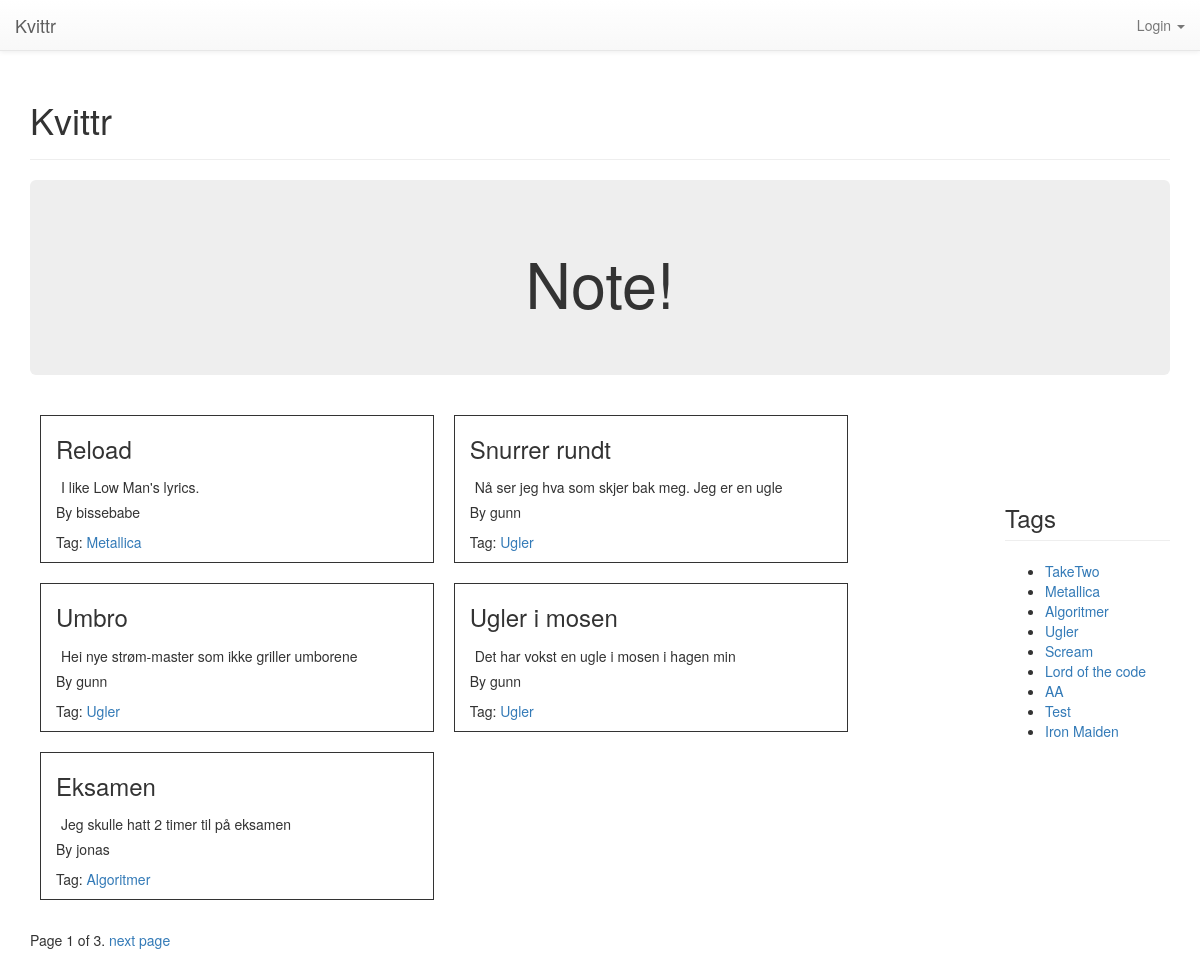
The page / on the database its author committed.
### notes/models.py (models this page shows, shortened)
class Note(models.Model):
	label = models.CharField(max_length = 30)
	body = models.TextField()
	timestamp = models.DateTimeField(auto_now_add=True)
	tags = models.ManyToManyField('Tag', related_name='notes')
	author = models.ForeignKey(User)
	num_likes = models.PositiveIntegerField(default=0)

class Tag(models.Model):
	label = models.CharField(max_length = 30)
	slug = models.SlugField(max_length=30)
	def __unicode__(self):
		return self.label

### kvittr/views.py (the view)
# urls.py: url(r'^$', home_view, name='home'),
def home_view(request):
	notes = Note.objects.all().order_by('-timestamp')
	page_number = request.GET.get('page')
	paginator = Paginator(notes, 5)
	try:
		notes = paginator.page(page_number)
	except PageNotAnInteger:
		notes = paginator.page(1)
	except EmptyPage:
		notes = paginator.page(paginator.num_pages)
	tags = Tag.objects.all()
	context = {
		'notes': notes,
		'tags': tags
		}
	return render(request, 'home.html', context)

### templates/home.html (shortened to what this page needs)
{% extends 'base.html' %}
{% block pagecontent %}
<div class="jumbotron">
	<h1 align="center">Note!</h1>
</div>
<div class="row">
{% if user.is_authenticated %}
	<div class="col-sm-10">
		{% if notes%}
			{% for note in notes %}
				<div class="col-sm-5" style="border: 1px solid; margin: 10px;">
					<h3 class="page-header"> <a href="{% url 'notes:detailnote' %}?id={{note.id}}">{{ note.label }}</a></h3>
					<div style="padding: 5px;">
						<p>{{ note.body }}</p>
					</div>
					{% for tag in note.tags.all %}
						<p>Tag: <a href="{% url 'notes:tagsearch' slug=tag.slug %}">{{tag}}</a></p>
					{% endfor %}
					<div>
						<p style="float: left;">By {{ note.author }}</p>
						{% if note and note.author == request.user %}
							<a style="float: right;" href="{% url 'notes:addnote' %}?id={{note.id}}">Edit Note</a>
						{% endif %}
					</div>
				</div>
			{% endfor %}
		{% else %}
			<div class="col-sm-12">
				<h3>No notes yet</h3>
			</div>
		{% endif %}
	</div>
	<div class="col-sm-2">
		<h3 class="page-header">Tags</h3>
		<ul>
			{% if tags %}
				{% for tag in tags %}
					<li>
						<a href="{% url 'notes:tagsearch' slug=tag.slug %}">{{tag}}</a>
					</li>
				{% endfor %}
			{% else %}
				<div class="alert alert-warning">No tags yet</div>
			{% endif %}
		</ul>
	</div>
{% else %}
	<div class="col-sm-10">
		{% if notes%}
			{% for note in notes %}
				<div class="col-sm-5" style="border: 1px solid; margin: 10px;">
					<h3> {{ note.label }}</h3>
					<div style="padding: 5px;">
						{{ note.body }}
					</div>
					<p style="float: left;">By {{ note.author }}</p>
					{% for tag in note.tags.all %}
						<p style="clear: both;">Tag: <a href="{% url 'notes:tagsearch' slug=tag.slug %}">{{tag}}</a></p>
					{% endfor %}
				</div>
			{% endfor %}
		{% endif %}
	</div>
	<div class="col-sm-2">
		<h3 class="page-header">Tags</h3>
		<ul>
			{% if tags %}
				{% for tag in tags %}
					<li>
						<a href="{% url 'notes:tagsearch' slug=tag.slug %}">{{tag}}</a>
					</li>
				{% endfor %}
			{% endif %}
		</ul>
	</div>
{% endif %}
</div>
<div class="pagination">
	<span class"step-links">
    <span class="current">
    	Page {{ notes.number }} of {{ notes.paginator.num_pages }}.
    </span>
    {% if notes.has_next %}
    	<a href="?page={{ notes.next_page_number }}">next page</a>
    {% endif %}
  </span>
</div>
{% endblock pagecontent %}

### static/kvittr/style.css (style rules this page uses)
.page-header { margin-top: 100px; }

### rows shown on the page
Note: label "Reload", body "I like Low Man's lyrics.", author "bissebabe"
Tag: label "Metallica"
Note: label "Snurrer rundt", body "Nå ser jeg hva som skjer bak meg. Jeg er en ugle", author "gunn"
Tag: label "Ugler"
Note: label "Umbro", body "Hei nye strøm-master som ikke griller umborene", author "gunn"
Note: label "Ugler i mosen", body "Det har vokst en ugle i mosen i hagen min", author "gunn"
Note: label "Eksamen", body "Jeg skulle hatt 2 timer til på eksamen", author "jonas"
Tag: label "Algoritmer"
Tag: label "TakeTwo"
Tag: label "Scream"
Tag: label "Lord of the code"
Tag: label "AA"
Tag: label "Test"
Tag: label "Iron Maiden"

### other values the page prints
{{ notes.number }} "1"
{{ notes.paginator.num_pages }} "3"
